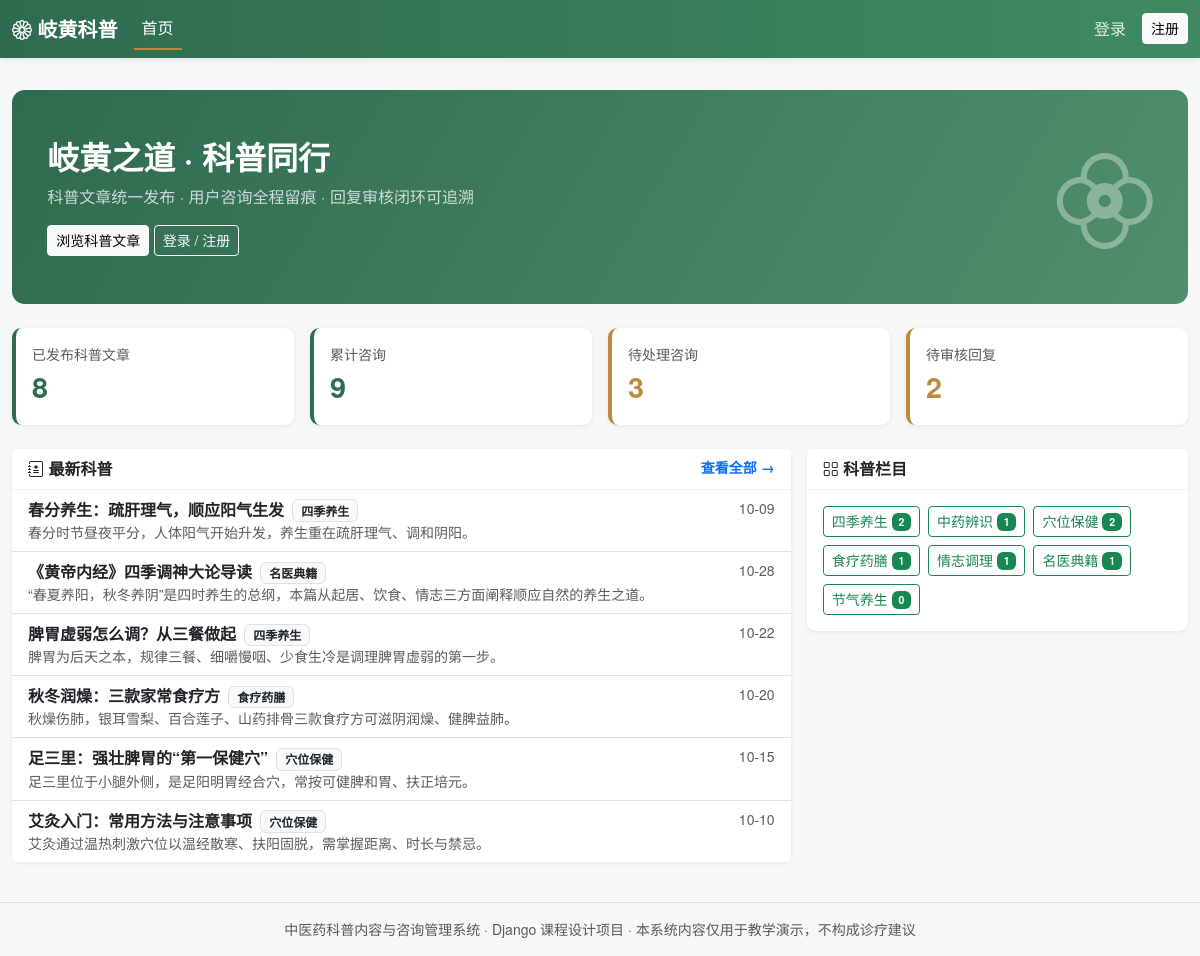
The page / on the database its author committed.
### main_app/models.py (models this page shows, shortened)
class Article(models.Model):
    STATUS_CHOICES = (
        ('draft', '草稿'),
        ('published', '已发布'),
        ('offline', '已下架'),
    )
    title = models.CharField('文章标题', max_length=120)
    subtitle = models.CharField('副标题', max_length=120, blank=True)
    category = models.ForeignKey(Category, on_delete=models.PROTECT,
                                 related_name='articles', verbose_name='所属栏目')
    tags = models.ManyToManyField(Tag, blank=True, related_name='articles', verbose_name='标签')
    author = models.CharField('作者', max_length=50)
    source = models.CharField('来源', max_length=100, blank=True, default='本站原创')
    summary = models.CharField('摘要', max_length=300, blank=True)
    content = models.TextField('正文')
    cover_image = models.ImageField('封面图', upload_to='article_cover/%Y/%m/', blank=True, null=True)
    status = models.CharField('状态', max_length=20, choices=STATUS_CHOICES, default='draft')
    is_top = models.BooleanField('是否置顶', default=False)
    views = models.PositiveIntegerField('浏览量', default=0)
    created_by = models.ForeignKey(User, on_delete=models.SET_NULL, null=True,
                                   related_name='articles', verbose_name='创建人')
    created_at = models.DateTimeField('创建时间', auto_now_add=True)
    updated_at = models.DateTimeField('更新时间', auto_now=True)
    published_at = models.DateTimeField('发布时间', null=True, blank=True)
    class Meta:
        verbose_name = '科普文章'
        verbose_name_plural = '科普文章'
        ordering = ['-is_top', '-created_at']

class Category(models.Model):
    name = models.CharField('栏目名称', max_length=50, unique=True)
    code = models.SlugField('栏目编码', max_length=50, unique=True,
                            help_text='英文小写，用于 URL，如 health-preserve')
    description = models.CharField('栏目简介', max_length=200, blank=True)
    order = models.IntegerField('排序', default=0)
    is_active = models.BooleanField('是否启用', default=True)
    created_at = models.DateTimeField('创建时间', auto_now_add=True)
    class Meta:
        verbose_name = '科普栏目'
        verbose_name_plural = '科普栏目'
        ordering = ['order', 'id']

### main_app/views.py (the view, shortened to what this page needs)
# urls.py: path('', views.index, name='index'),
def index(request):
    ctx = {
        'total_article': Article.objects.filter(status='published').count(),
        'total_consult': Consult.objects.count(),
        'pending_consult': Consult.objects.filter(status__in=('pending', 'processing')).count(),
        'pending_reply': Reply.objects.filter(status='submitted').count(),
        'latest_articles': Article.objects.filter(status='published').select_related('category')[:6],
        'categories': Category.objects.filter(is_active=True).annotate(
            num=Count('articles', filter=Q(articles__status='published'))),
    }
    return render(request, 'index.html', ctx)

### main_app/context_processors.py (called while the page is built)
def menu_permissions(request):
    user = getattr(request, 'user', None)
    role = 'anonymous'
    profile = None
    if user and user.is_authenticated:
        if user.is_superuser:
            role = 'admin'
        else:
            profile = getattr(user, 'profile', None)
            role = profile.role if profile else 'user'
    menus = [m for m in Menu.objects.filter(is_active=True) if m.visible_to(role)]
    return {
        'nav_menus': menus,
        'current_role': role,
        'current_role_label': ROLE_LABELS.get(role, role),
        'profile': profile,
    }

### main_app/models.py (called while the page is built)
    @property
    def role_list(self):
        return [r.strip() for r in self.roles.split(',') if r.strip()]

    def visible_to(self, role):
        return self.is_active and role in self.role_list

### templates/index.html (shortened to what this page needs)
{% extends 'base.html' %}
{% block content %}
<div class="hero mb-4">
    <div class="row align-items-center">
        <div class="col-lg-8">
            <h2 class="fw-bold mb-2">岐黄之道 · 科普同行</h2>
            <p class="mb-3 opacity-75">
                科普文章统一发布 · 用户咨询全程留痕 · 回复审核闭环可追溯
            </p>
            <a class="btn btn-light btn-sm" href="{% url 'main_app:article_list' %}">浏览科普文章</a>
            {% if user.is_authenticated %}
                <a class="btn btn-outline-light btn-sm" href="{% url 'main_app:consult_create' %}">我要咨询</a>
            {% else %}
                <a class="btn btn-outline-light btn-sm" href="{% url 'main_app:login' %}">登录 / 注册</a>
            {% endif %}
        </div>
        <div class="col-lg-4 text-lg-end d-none d-lg-block">
            <i class="bi bi-flower2" style="font-size:6rem;opacity:.35"></i>
        </div>
    </div>
</div>
<div class="row g-3 mb-4">
    <div class="col-6 col-lg-3">
        <div class="card stat-card"><div class="card-body">
            <div class="text-muted small">已发布科普文章</div>
            <div class="num">{{ total_article }}</div>
        </div></div>
    </div>
    <div class="col-6 col-lg-3">
        <div class="card stat-card"><div class="card-body">
            <div class="text-muted small">累计咨询</div>
            <div class="num">{{ total_consult }}</div>
        </div></div>
    </div>
    <div class="col-6 col-lg-3">
        <div class="card stat-card gold"><div class="card-body">
            <div class="text-muted small">待处理咨询</div>
            <div class="num">{{ pending_consult }}</div>
        </div></div>
    </div>
    <div class="col-6 col-lg-3">
        <div class="card stat-card gold"><div class="card-body">
            <div class="text-muted small">待审核回复</div>
            <div class="num">{{ pending_reply }}</div>
        </div></div>
    </div>
</div>
<div class="row g-3">
    <div class="col-lg-8">
        <div class="card h-100">
            <div class="card-header d-flex justify-content-between">
                <span><i class="bi bi-journal-medical"></i> 最新科普</span>
                <a class="small text-decoration-none" href="{% url 'main_app:article_list' %}">查看全部 →</a>
            </div>
            <div class="list-group list-group-flush">
                {% for a in latest_articles %}
                    <a class="list-group-item list-group-item-action" href="{% url 'main_app:article_detail' a.pk %}">
                        <div class="d-flex justify-content-between">
                            <div>
                                <strong>{{ a.title }}</strong>
                                <span class="badge bg-light text-dark border ms-1">{{ a.category.name }}</span>
                            </div>
                            <small class="text-muted text-nowrap">{{ a.created_at|date:'m-d' }}</small>
                        </div>
                        <div class="small text-muted">{{ a.summary|default:a.content|truncatechars:50 }}</div>
                    </a>
                {% empty %}
                    <div class="list-group-item text-muted">尚无文章，请先由编辑发布科普内容。</div>
                {% endfor %}
            </div>
        </div>
    </div>
    <div class="col-lg-4">
        <div class="card mb-3">
            <div class="card-header"><i class="bi bi-grid"></i> 科普栏目</div>
            <div class="card-body d-flex flex-wrap gap-2">
                {% for c in categories %}
                    <a class="btn btn-sm btn-outline-success" href="{% url 'main_app:article_list' %}?category={{ c.code }}">
                        {{ c.name }} <span class="badge bg-success">{{ c.num }}</span>
                    </a>
                {% empty %}
                    <span class="text-muted small">暂无栏目</span>
                {% endfor %}
            </div>
        </div>
    </div>
</div>
{% endblock %}

### templates/base.html (shortened to what this page needs)
{% load static %}<!DOCTYPE html>
<html lang="zh-CN">
<head>
    <link href="https://cdn.jsdelivr.net/npm/bootstrap@5.3.3/dist/css/bootstrap.min.css" rel="stylesheet">
    <link href="https://cdn.jsdelivr.net/npm/bootstrap-icons@1.11.3/font/bootstrap-icons.css" rel="stylesheet">
    <link href="{% static 'css/style.css' %}" rel="stylesheet">
</head>
<body>
<nav class="navbar navbar-expand-lg navbar-dark tcm-navbar sticky-top">
    <div class="container-fluid">
        <a class="navbar-brand fw-bold" href="{% url 'main_app:index' %}">
            <i class="bi bi-flower1"></i> 岐黄科普
        </a>
        <div class="collapse navbar-collapse" id="navMenu">
            <ul class="navbar-nav me-auto">
                <li class="nav-item">
                    <a class="nav-link {% if request.resolver_match.url_name == 'index' %}active{% endif %}"
                       href="{% url 'main_app:index' %}">首页</a>
                </li>
            </ul>
            <ul class="navbar-nav">
                {% if user.is_authenticated %}
                    <li class="nav-item dropdown">
                        <a class="nav-link dropdown-toggle" href="#" data-bs-toggle="dropdown">
                            <i class="bi bi-person-circle"></i>
                            {% if profile %}{{ profile.display_name }}{% else %}{{ user.username }}{% endif %}
                            <span class="badge bg-light text-dark ms-1">{{ current_role_label }}</span>
                        </a>
                        <ul class="dropdown-menu dropdown-menu-end">
                            <li><a class="dropdown-item" href="{% url 'main_app:profile' %}">个人中心</a></li>
                            <li><a class="dropdown-item" href="{% url 'main_app:consult_create' %}">我要咨询</a></li>
                            <li><hr class="dropdown-divider"></li>
                            <li><a class="dropdown-item text-danger" href="{% url 'main_app:logout' %}">退出登录</a></li>
                        </ul>
                    </li>
                {% else %}
                    <li class="nav-item"><a class="nav-link" href="{% url 'main_app:login' %}">登录</a></li>
                    <li class="nav-item"><a class="btn btn-sm btn-light ms-2 mt-1" href="{% url 'main_app:register' %}">注册</a></li>
                {% endif %}
            </ul>
        </div>
    </div>
</nav>
<div class="container-fluid py-3">
    {% block content %}{% endblock %}
</div>
<footer class="text-center text-muted py-3 small border-top mt-4">
    中医药科普内容与咨询管理系统 · Django 课程设计项目 · 本系统内容仅用于教学演示，不构成诊疗建议
</footer>
</body>
</html>

### static/css/style.css (style rules this page uses)
:root { --tcm-green: #2f6b4f; --tcm-green-light: #e8f3ee; --tcm-gold: #b98b3c; }
body { background: #f6f8f7; font-family: "Microsoft YaHei", "PingFang SC", "Helvetica Neue", sans-serif; color: #24312b; }
.tcm-navbar { background: linear-gradient(90deg, var(--tcm-green), #3f8a63); box-shadow: 0 2px 6px rgba(0, 0, 0, .08); }
.tcm-navbar .nav-link { color: rgba(255, 255, 255, .85); }
.tcm-navbar .nav-link:hover, .tcm-navbar .nav-link.active { color: #fff; border-bottom: 2px solid var(--tcm-gold); }
.card { border: none; box-shadow: 0 1px 4px rgba(20, 40, 30, .08); border-radius: .6rem; }
.card-header { background: #fff; border-bottom: 1px solid #eef2f0; font-weight: 600; }
.stat-card { border-left: 4px solid var(--tcm-green); }
.stat-card .num { font-size: 1.8rem; font-weight: 700; color: var(--tcm-green); }
.stat-card.gold { border-left-color: var(--tcm-gold); }
.stat-card.gold .num { color: var(--tcm-gold); }
.hero { background: linear-gradient(120deg, #2f6b4f, #4f8f6d); color: #fff; border-radius: .8rem; padding: 2.2rem; }

### rows shown on the page
Article: title "春分养生：疏肝理气，顺应阳气生发", category.name "四季养生", created_at "10-09", summary "春分时节昼夜平分，人体阳气开始升发，养生重在疏肝理气、调和阴阳。"
Article: title "《黄帝内经》四季调神大论导读", category.name "名医典籍", created_at "10-28", summary "“春夏养阳，秋冬养阴”是四时养生的总纲，本篇从起居、饮食、情志三方面阐释顺应自然的养生之道。"
Article: title "脾胃虚弱怎么调？从三餐做起", category.name "四季养生", created_at "10-22", summary "脾胃为后天之本，规律三餐、细嚼慢咽、少食生冷是调理脾胃虚弱的第一步。"
Article: title "秋冬润燥：三款家常食疗方", category.name "食疗药膳", created_at "10-20", summary "秋燥伤肺，银耳雪梨、百合莲子、山药排骨三款食疗方可滋阴润燥、健脾益肺。"
Article: title "足三里：强壮脾胃的“第一保健穴”", category.name "穴位保健", created_at "10-15", summary "足三里位于小腿外侧，是足阳明胃经合穴，常按可健脾和胃、扶正培元。"
Article: title "艾灸入门：常用方法与注意事项", category.name "穴位保健", created_at "10-10", summary "艾灸通过温热刺激穴位以温经散寒、扶阳固脱，需掌握距离、时长与禁忌。"
Category: name "四季养生", num "2"
Category: name "中药辨识", num "1"
Category: name "穴位保健", num "2"
Category: name "食疗药膳", num "1"
Category: name "情志调理", num "1"
Category: name "名医典籍", num "1"
Category: name "节气养生", num "0"

### other values the page prints
{{ total_article }} "8"
{{ total_consult }} "9"
{{ pending_consult }} "3"
{{ pending_reply }} "2"
